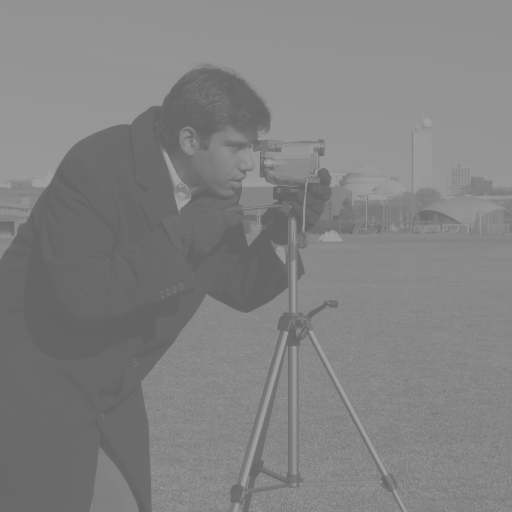
#> input picture 3.HAFTA/2.GÖREV/ciktilar/dusuk_kontrast.png, 512 x 512 px
$ python HistogramEsitleme.py
#> lines starting #> are read from the running program, lines starting #| are printed output that depends on the picture; after the words box and inside, x2 and y2 are one past the last pixel; in counts of white or black regions, pixels touching at a corner belong together
"""
Görüntü İşleme Ödevi - Histogram Eşitleme (Histogram Equalization)
------------------------------------------------------------------
Düşük kontrastlı, tek kanallı (gri) bir görüntüyü OpenCV ile açar ve:

  1) 256 değerli histogramını çıkarır:      h[k] = k tonundaki piksel sayısı
  2) Kümülatif dağılımı (CDF) hesaplar:     cdf[k] = h[0] + h[1] + ... + h[k]
  3) CDF ile her tona yeni değer atar:
         yeni[k] = round( (cdf[k] - cdf_min) * 255 / (N - cdf_min) )
     (N = toplam piksel sayısı, cdf_min = sıfır olmayan ilk CDF değeri)
  4) Bu tabloyu pikseller üzerinde uygulayıp sonucu kaydeder.

Histogram, CDF ve eşitleme için cv2.calcHist, np.histogram, np.cumsum,
cv2.equalizeHist gibi hazır fonksiyonlar KULLANILMAZ; hepsi döngüyle yapılır.

Varsayılan girdi, kontrast germe ödevinde (1. görev) üretilen "dusuk_kontrast.png" resmidir. O resim
yoksa cameraman resminin tonları [100, 160] aralığına sıkıştırılarak üretilir.

Kullanım:
    python HistogramEsitleme.py [resim_yolu]

Herhangi bir tuşa basınca pencere kapanır.
"""

import os
import sys

import cv2
import numpy as np

# ---------------------------------------------------------------------------
# Ayarlar
# ---------------------------------------------------------------------------
KLASOR = os.path.dirname(os.path.abspath(__file__))
CIKTI_KLASORU = os.path.join(KLASOR, "ciktilar")
KAYNAK_RESIM = os.path.join(KLASOR, "..", "..", "2.HAFTA", "1.GÖREV", "ciktilar", "cameraman.png")
DUSUK_KONTRAST_RESIM = os.path.join(CIKTI_KLASORU, "dusuk_kontrast.png")

# Düşük kontrastlı resim üretirken tonların sıkıştırılacağı aralık
DAR_ALT, DAR_UST = 100, 160


# ---------------------------------------------------------------------------
# Türkçe karakterli yollar için okuma / yazma yardımcıları
# ---------------------------------------------------------------------------
def gri_oku(yol):
    # cv2.imread Türkçe karakterli yolları okuyamadığı için imdecode kullanıyoruz
    veri = np.fromfile(yol, dtype=np.uint8)
    return cv2.imdecode(veri, cv2.IMREAD_GRAYSCALE)


def kaydet(yol, resim):
    os.makedirs(os.path.dirname(yol), exist_ok=True)
    cv2.imencode(".png", resim)[1].tofile(yol)
    print("Kaydedildi:", yol)


# ---------------------------------------------------------------------------
# 1) Düşük kontrastlı resmi hazırlama
# ---------------------------------------------------------------------------
def dusuk_kontrast_resim_olustur():
    """Cameraman resminin 0-255 tonlarını DAR_ALT-DAR_UST aralığına sıkıştırır."""
    resim = gri_oku(KAYNAK_RESIM)
    dar = DAR_ALT + resim.astype(np.float32) * (DAR_UST - DAR_ALT) / 255.0
    kaydet(DUSUK_KONTRAST_RESIM, dar.astype(np.uint8))


# ---------------------------------------------------------------------------
# 2) Histogram, CDF ve eşitleme (hazır fonksiyon yok)
# ---------------------------------------------------------------------------
def histogram_hesapla(resim):
    """Her pikseli gezip kendi tonunun sayacını 1 artırır (256 kutu)."""
    yukseklik, genislik = resim.shape
    histogram = [0] * 256
    for y in range(yukseklik):
        for x in range(genislik):
            histogram[int(resim[y, x])] += 1
    return histogram


def cdf_hesapla(histogram):
    """cdf[k] = h[0] + ... + h[k]  (kümülatif toplam)."""
    cdf = [0] * 256
    toplam = 0
    for k in range(256):
        toplam += histogram[k]
        cdf[k] = toplam
    return cdf


def esitleme_tablosu(cdf):
    """CDF'yi [0, 255] aralığına yayan dönüşüm tablosunu (LUT) çıkarır.

    yeni[k] = round( (cdf[k] - cdf_min) * 255 / (N - cdf_min) )
    En koyu ton 0'a, en parlak ton 255'e gider; aradaki tonlar
    kaç piksele sahip olduklarına göre (CDF eğimine göre) yayılır.
    """
    piksel_sayisi = cdf[255]

    # Sıfır olmayan ilk CDF değeri = resimdeki en koyu tonun piksel sayısı
    cdf_min = 0
    for k in range(256):
        if cdf[k] > 0:
            cdf_min = cdf[k]
            break

    tablo = [0] * 256
    payda = piksel_sayisi - cdf_min
    if payda == 0:
        # Resim tek renkse yayılacak bir dağılım yoktur
        return tablo

    for k in range(256):
        if cdf[k] < cdf_min:
            continue                       # resimde hiç olmayan koyu tonlar
        yeni = (cdf[k] - cdf_min) * 255.0 / payda
        tablo[k] = int(yeni + 0.5)         # en yakın tam sayıya yuvarla
    return tablo


def tabloyu_uygula(resim, tablo):
    """Her pikselin tonunu tablodaki karşılığıyla değiştirir."""
    yukseklik, genislik = resim.shape
    sonuc = np.zeros((yukseklik, genislik), dtype=np.uint8)
    for y in range(yukseklik):
        for x in range(genislik):
            sonuc[y, x] = tablo[int(resim[y, x])]
    return sonuc


# ---------------------------------------------------------------------------
# 3) Sonuçları gösterme
# ---------------------------------------------------------------------------
def etiket_ekle(resim, yazi):
    """Resmin üstüne, okunsun diye siyah bir şerit açıp yazıyı yazar."""
    kopya = cv2.cvtColor(resim, cv2.COLOR_GRAY2BGR)
    cv2.rectangle(kopya, (0, 0), (kopya.shape[1], 32), (0, 0, 0), -1)
    cv2.putText(kopya, yazi, (8, 23), cv2.FONT_HERSHEY_SIMPLEX, 0.7, (0, 255, 255), 2)
    return kopya


def histogram_ciz(histogram, cdf, genislik, yukseklik=200):
    """Histogramı gri sütunlarla, CDF'yi kırmızı eğriyle aynı tuvale çizer."""
    tuval = np.full((yukseklik, genislik, 3), 255, dtype=np.uint8)
    en_cok = max(histogram)
    alan = yukseklik - 10

    for ton in range(256):
        boy = int(histogram[ton] / en_cok * alan)
        x = int(ton * genislik / 256)
        x2 = int((ton + 1) * genislik / 256)
        cv2.rectangle(tuval, (x, yukseklik - boy), (x2 - 1, yukseklik - 1), (60, 60, 60), -1)

    onceki = None
    for ton in range(256):
        nokta = (int((ton + 0.5) * genislik / 256),
                 yukseklik - 1 - int(cdf[ton] / cdf[255] * alan))
        if onceki is not None:
            cv2.line(tuval, onceki, nokta, (0, 0, 255), 2)
        onceki = nokta
    return tuval


# ---------------------------------------------------------------------------
# Ana program
# ---------------------------------------------------------------------------
def main():
    if len(sys.argv) > 1:
        yol = sys.argv[1]
    else:
        if not os.path.exists(DUSUK_KONTRAST_RESIM):
            dusuk_kontrast_resim_olustur()
        yol = DUSUK_KONTRAST_RESIM

    # 1) Düşük kontrastlı, tek kanallı resmi OpenCV ile aç
    resim = gri_oku(yol)
#> in gri_oku, returned value is the input picture: shape (512, 512); min 100, max 160, mean 129.9
    if resim is None:
        sys.exit(f"Resim açılamadı: {yol}")
    print("Resim:", yol, "| Boyut:", resim.shape, "| Kanal sayısı: 1")
#| Resim: 3.HAFTA/2.GÖREV/ciktilar/dusuk_kontrast.png | Boyut: (512, 512) | Kanal sayısı: 1

    # 2) 256 değerli histogram
    histogram = histogram_hesapla(resim)
#> histogram = 256 values, max 18775 at index 106, min 0 at index 0, mean 1024
    dolu_tonlar = [k for k in range(256) if histogram[k] > 0]
#> dolu_tonlar = 61 values from 100 to 160
    print(f"Histogram -> kullanılan ton sayısı: {len(dolu_tonlar)} "
          f"| aralık: [{dolu_tonlar[0]}, {dolu_tonlar[-1]}]")
#| Histogram -> kullanılan ton sayısı: 61 | aralık: [100, 160]

    # 3) Kümülatif dağılım (CDF)
    cdf = cdf_hesapla(histogram)
#> after the loop in cdf_hesapla, `for k in range(256):`: cdf = 256 values from 0 to 262144; toplam = 262144
#> cdf = 256 values from 0 to 262144
    print(f"CDF -> son değer (toplam piksel): {cdf[255]}")
#| CDF -> son değer (toplam piksel): 262144

    # 4) Histogram eşitleme
    tablo = esitleme_tablosu(cdf)
#> in esitleme_tablosu, `piksel_sayisi = cdf[255]`: piksel_sayisi = 262144
#> the loop in esitleme_tablosu, `for k in range(256):` made 101 passes
#> cdf_min on pass 101: 3310
#> in esitleme_tablosu, `payda = piksel_sayisi - cdf_min`: payda = 258834
#> after the loop in esitleme_tablosu, `for k in range(256):`: tablo = 256 values from 0 to 255
#> tablo = 256 values from 0 to 255
    sonuc = tabloyu_uygula(resim, tablo)
#> after the loop in tabloyu_uygula, `for y in range(yukseklik):`:
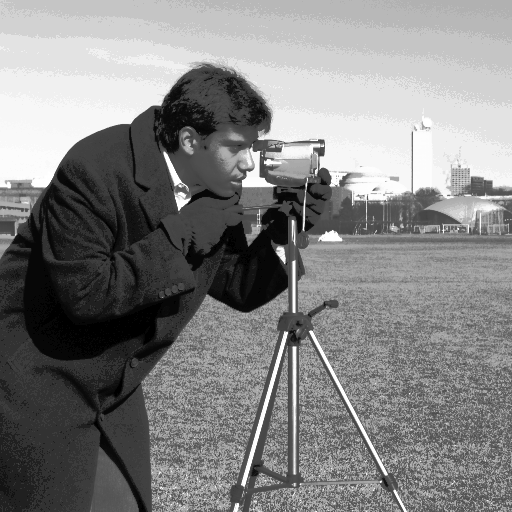
#> sonuc: shape (512, 512); min 0, max 255, mean 130.4

    yeni_histogram = histogram_hesapla(sonuc)
#> yeni_histogram = 256 values, max 18775 at index 50, min 0 at index 1, mean 1024
    yeni_cdf = cdf_hesapla(yeni_histogram)
#> the loop in cdf_hesapla (call 2), `for k in range(256):` made 256 passes
#> yeni_cdf = 256 values from 3310 to 262144
    yeni_dolu = [k for k in range(256) if yeni_histogram[k] > 0]
#> yeni_dolu = 53 values from 0 to 255
    print(f"Eşitleme sonrası -> aralık: [{yeni_dolu[0]}, {yeni_dolu[-1]}]")
#| Eşitleme sonrası -> aralık: [0, 255]

    # Sadece doğrulama amaçlı: OpenCV'nin hazır sonuçlarıyla karşılaştır
    hazir_hist = cv2.calcHist([resim], [0], None, [256], [0, 256]).ravel()
#> hazir_hist has the same summary as histogram
    hist_ayni = all(int(hazir_hist[k]) == histogram[k] for k in range(256))
#> hist_ayni = True
    hazir = cv2.equalizeHist(resim)
    fark = np.abs(sonuc.astype(int) - hazir.astype(int)).max()
#> fark = 0
    print(f"Kontrol -> cv2.calcHist ile aynı mı: {hist_ayni} | "
          f"cv2.equalizeHist ile en büyük piksel farkı: {fark}")
#| Kontrol -> cv2.calcHist ile aynı mı: True | cv2.equalizeHist ile en büyük piksel farkı: 0

    kaydet(os.path.join(CIKTI_KLASORU, "histogram_esitleme_sonuc.png"), sonuc)

    genislik = resim.shape[1]
#> genislik = 512
    ust = np.hstack([etiket_ekle(resim, f"Orijinal [{dolu_tonlar[0]}, {dolu_tonlar[-1]}]"),
                     etiket_ekle(sonuc, f"Esitlenmis [{yeni_dolu[0]}, {yeni_dolu[-1]}]")])
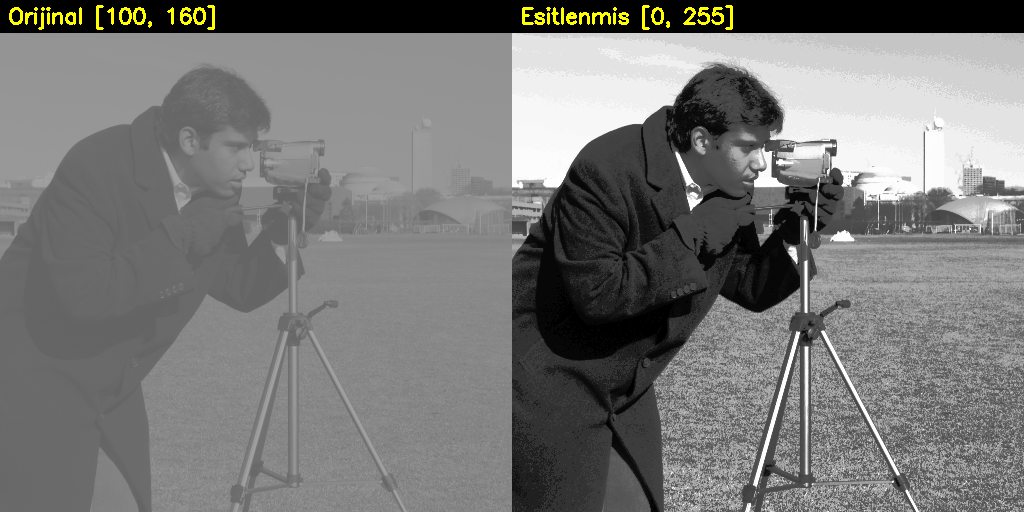
#> ust: shape (512, 1024, 3); mean of channels 0, 1, 2 119.2, 120.6, 120.6; drawn as B, G, R
    alt = np.hstack([histogram_ciz(histogram, cdf, genislik),
                     histogram_ciz(yeni_histogram, yeni_cdf, genislik)])
#> in histogram_ciz, `en_cok = max(histogram)`: en_cok = 18775
#> after the loop in histogram_ciz, `for ton in range(256):`:
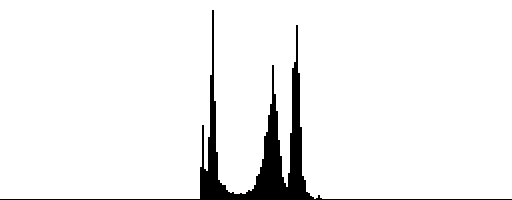
#> tuval: shape (200, 512, 3); values 60 (black) and 255 (white), 94.5% white; 1 black region, box (x1, y1, x2, y2) and area: (0, 10, 512, 200) 5634
#> the loop in histogram_ciz, `for ton in range(256):` made 256 passes
#> onceki on passes 1 to 3: (1, 199), (3, 199), (5, 199)
#> after the loop in histogram_ciz, `for ton in range(256):`:
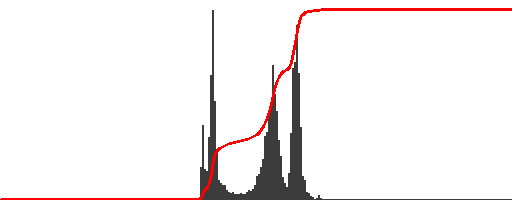
#> tuval: shape (200, 512, 3); 1.64% of pixels changed, all inside (x1, y1, x2, y2) = (0, 8, 512, 200); drawn as B, G, R
#> call 2 of histogram_ciz, with genislik = 512, yukseklik = 200
#> in histogram_ciz (call 2), `tuval = np.full((yukseklik, genislik, 3), 255, dtype=np.uint8)`: tuval: shape (200, 512, 3); every value is 255
#> the loop in histogram_ciz (call 2), `for ton in range(256):` made 256 passes
#> boy on passes 1 to 3: 33, 0, 0
#> after the loop in histogram_ciz (call 2), `for ton in range(256):`:
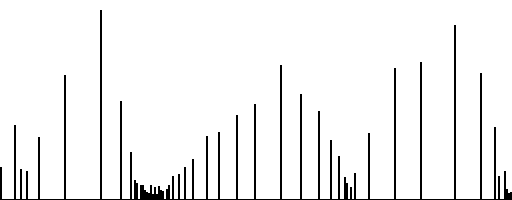
#> tuval: shape (200, 512, 3); values 60 (black) and 255 (white), 94.5% white; black in thin lines or dots
#> the loop in histogram_ciz (call 2), `for ton in range(256):` made 256 passes
#> onceki on passes 1 to 3: (1, 197), (3, 197), (5, 197)
#> after the loop in histogram_ciz (call 2), `for ton in range(256):`:
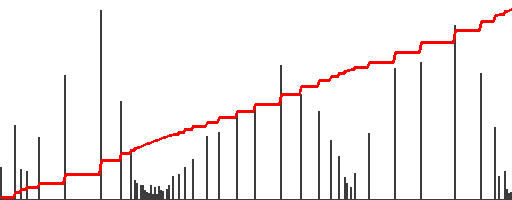
#> tuval: shape (200, 512, 3); 1.79% of pixels changed, all inside (x1, y1, x2, y2) = (0, 8, 512, 199); drawn as B, G, R
    karsilastirma = np.vstack([ust, alt])
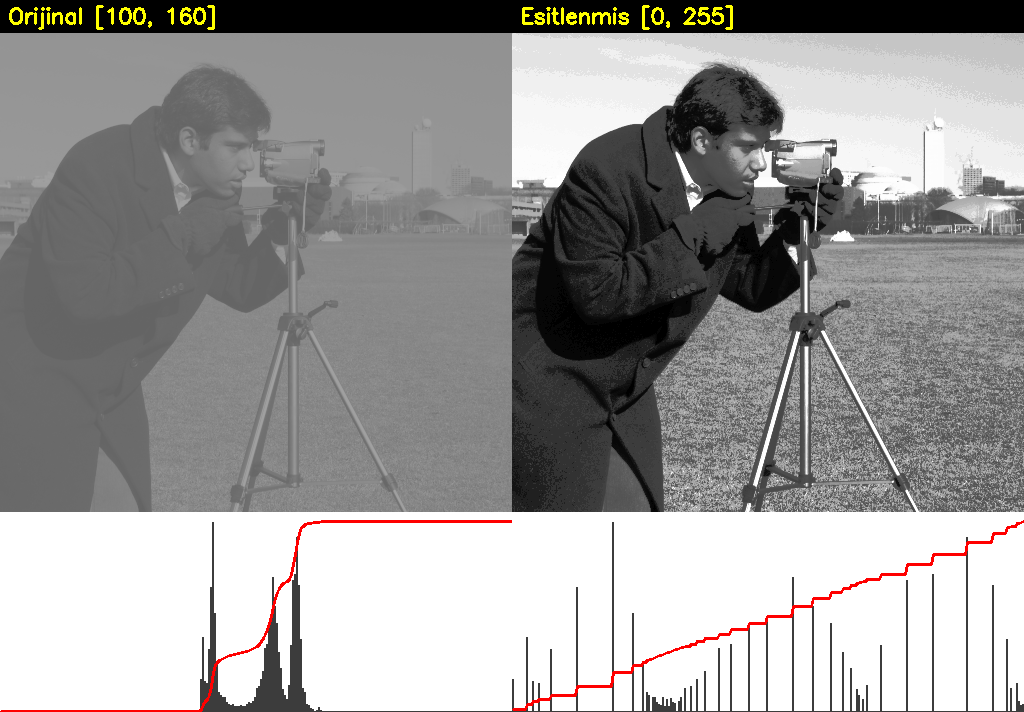
#> karsilastirma: shape (712, 1024, 3); mean of channels 0, 1, 2 153.3, 154.3, 155.5; drawn as B, G, R
    kaydet(os.path.join(CIKTI_KLASORU, "histogram_esitleme_karsilastirma.png"), karsilastirma)

    pencere = "Histogram esitleme - Orijinal / Esitlenmis (kirmizi: CDF)"
    cv2.namedWindow(pencere, cv2.WINDOW_NORMAL)
    cv2.imshow(pencere, karsilastirma)
    cv2.waitKey(0)
    cv2.destroyAllWindows()


if __name__ == "__main__":
    main()

$ run again, with 3.HAFTA/ciktilar/histogram_esitleme_karsilastirma.png copied over 3.HAFTA/2.GÖREV/ciktilar/dusuk_kontrast.png
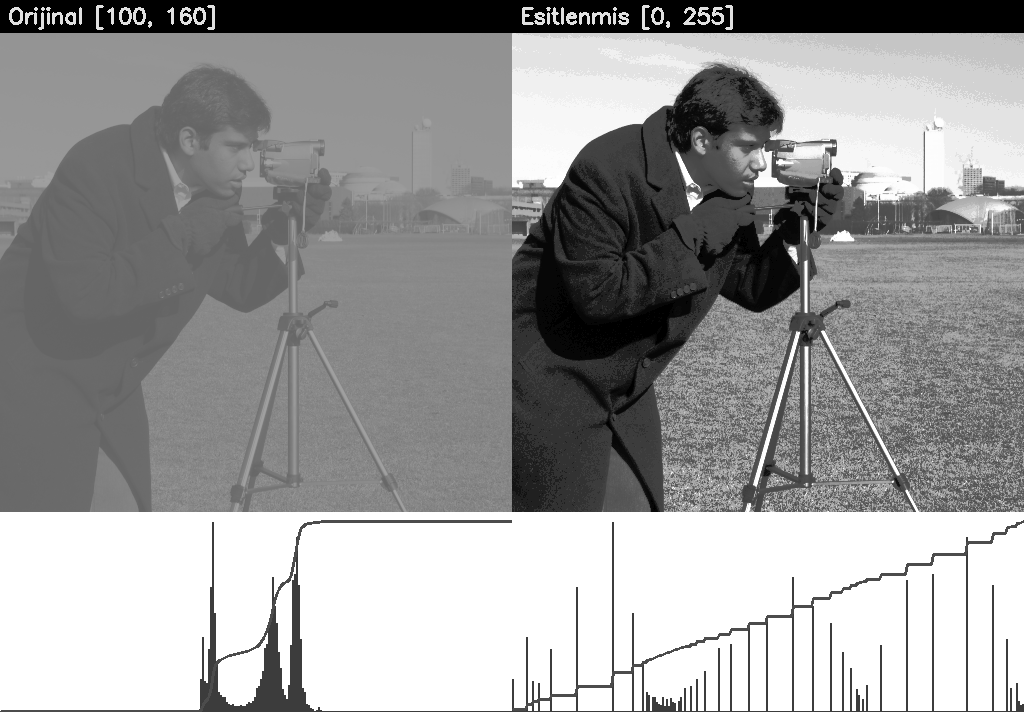
#> input picture 3.HAFTA/ciktilar/histogram_esitleme_karsilastirma.png, 1024 x 712 px
#> in gri_oku, returned value is the input picture: shape (712, 1024); min 0, max 255, mean 154.5
#| Resim: 3.HAFTA/2.GÖREV/ciktilar/dusuk_kontrast.png | Boyut: (712, 1024) | Kanal sayısı: 1
#> in main, `histogram = histogram_hesapla(resim)`: histogram = 256 values, max 191429 at index 255, min 0 at index 1, mean 2848
#> dolu_tonlar = 108 values from 0 to 255
#| Histogram -> kullanılan ton sayısı: 108 | aralık: [0, 255]
#> the loop in cdf_hesapla, `for k in range(256):` made 256 passes
#> toplam on passes 1 to 3: 34156, 34156, 34156
#> after the loop in cdf_hesapla, `for k in range(256):`: cdf = 256 values from 34156 to 729088; toplam = 729088
#> in main, `cdf = cdf_hesapla(histogram)`: cdf = 256 values from 34156 to 729088
#| CDF -> son değer (toplam piksel): 729088
#> piksel_sayisi = 729088
#> the loop in esitleme_tablosu, `for k in range(256):` made 1 pass
#> payda = 694932
#> the loop in esitleme_tablosu, `for k in range(256):` made 256 passes
#> yeni on passes 1 to 3: 0, 0, 0
#> after the loop in esitleme_tablosu, `for k in range(256):`: tablo = 256 values from 0 to 255
#> yeni_histogram has the same summary as histogram
#> the loop in cdf_hesapla (call 2), `for k in range(256):` made 256 passes
#> yeni_cdf = 256 values from 34156 to 729088
#> yeni_dolu = 77 values from 0 to 255
#| Eşitleme sonrası -> aralık: [0, 255]
#> hazir_hist has the same summary as histogram
#> hist_ayni = True
#> fark = 0
#| Kontrol -> cv2.calcHist ile aynı mı: True | cv2.equalizeHist ile en büyük piksel farkı: 0
#> en_cok = 191429
#> the loop in histogram_ciz, `for ton in range(256):` made 256 passes
#> boy on passes 1 to 3: 33, 0, 0
#> the loop in histogram_ciz, `for ton in range(256):` made 256 passes
#> onceki on passes 1 to 3: (2, 191), (6, 191), (10, 191)
#> the loop in histogram_ciz (call 2), `for ton in range(256):` made 256 passes
#> after the loop in histogram_ciz (call 2), `for ton in range(256):`:
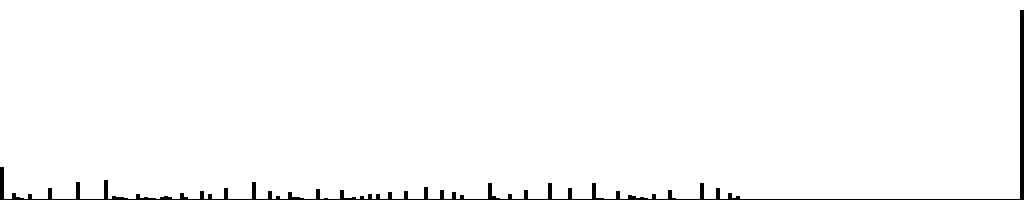
#> tuval: shape (200, 1024, 3); values 60 (black) and 255 (white), 98.3% white; 1 black region, box (x1, y1, x2, y2) and area: (0, 10, 1024, 200) 3476
#> the loop in histogram_ciz (call 2), `for ton in range(256):` made 256 passes
#> in main, `karsilastirma = np.vstack([ust, alt])`:
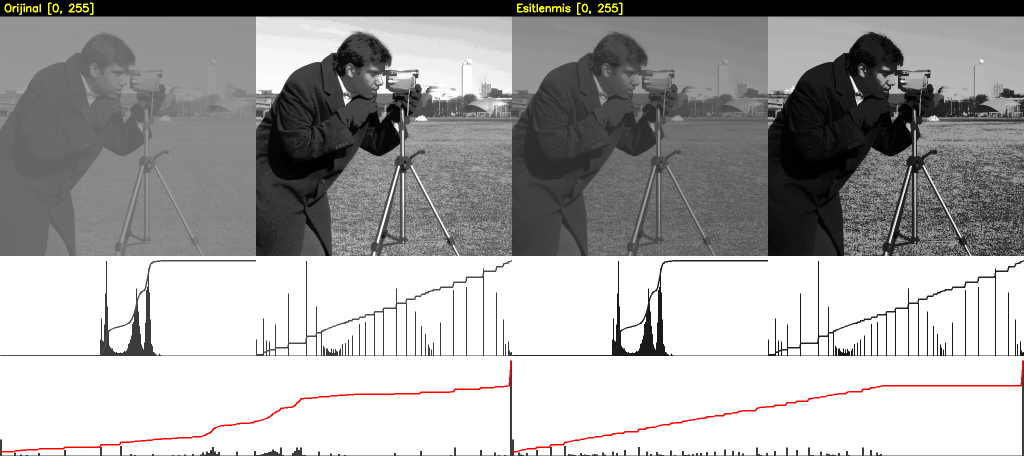
#> karsilastirma: shape (912, 2048, 3) (shown at 1/2 size); mean of channels 0, 1, 2 165.6, 166, 166.9; drawn as B, G, R
